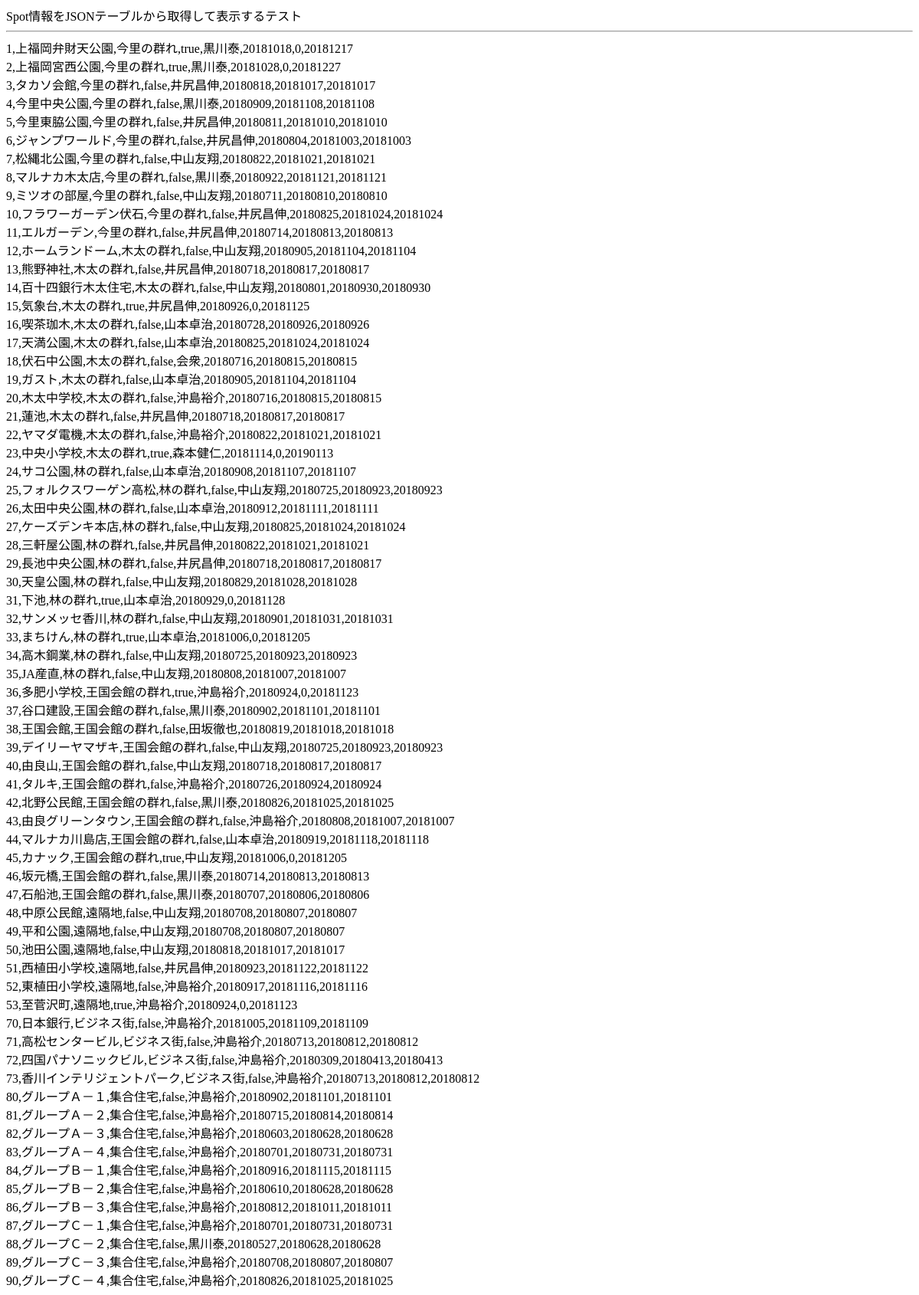
The app's page /sqlite3.php, older data.
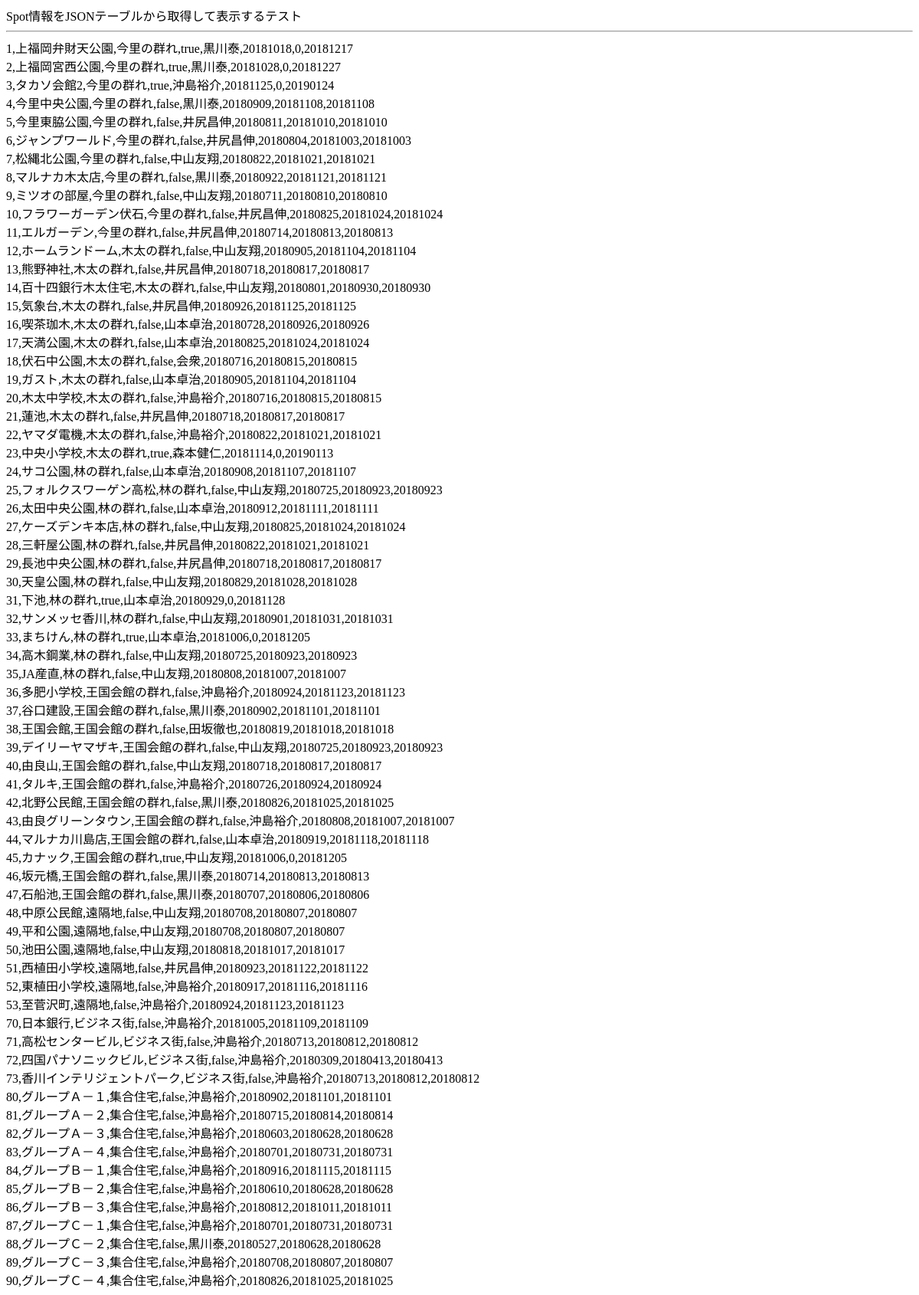
The same page, newer data.
### tables this page shows
CREATE TABLE PublicList(congnum integer,num integer,name text,kubun text,maps integer,refuses integer,buildings integer,persons integer,inuse boolean,userid text,startday integer,endday integer,limitday integer,primary key(congnum,num));

### sqlite3.php (the view, shortened to what this page needs)
<html>
<head>
</head>
<body>
Spot情報をJSONテーブルから取得して表示するテスト<br>
<hr>
<?php
$pdo = new PDO('sqlite:congworks.db');
$pdo->setAttribute(PDO::ATTR_ERRMODE, PDO::ERRMODE_EXCEPTION);
$congnum="34173";
$sql = "select num,name,kubun,inuse,userid,startday,endday,limitday from PublicList where congnum='" . $congnum . "' order by num;";
foreach ($pdo->query($sql) as $line)
	{
	for($i=0;$i<=7;$i++)
		{
		if ($i>0) echo ",";
		echo "$line[$i]";
		}
	echo "<br>";
	}
?>
</body>
</html>

Row changes from the older to the newer data that the page shows:
changed publiclist "3": name "タカソ会館" → "タカソ会館2"; inuse "false" → "true"; userid "井尻昌伸" → "沖島裕介"; startday "20180818" → "20181125"; endday "20181017" → "0"; limitday "20181017" → "20190124"
changed publiclist "15": inuse "true" → "false"; endday "0" → "20181125"
changed publiclist "36": inuse "true" → "false"; endday "0" → "20181123"
changed publiclist "53": inuse "true" → "false"; endday "0" → "20181123"
